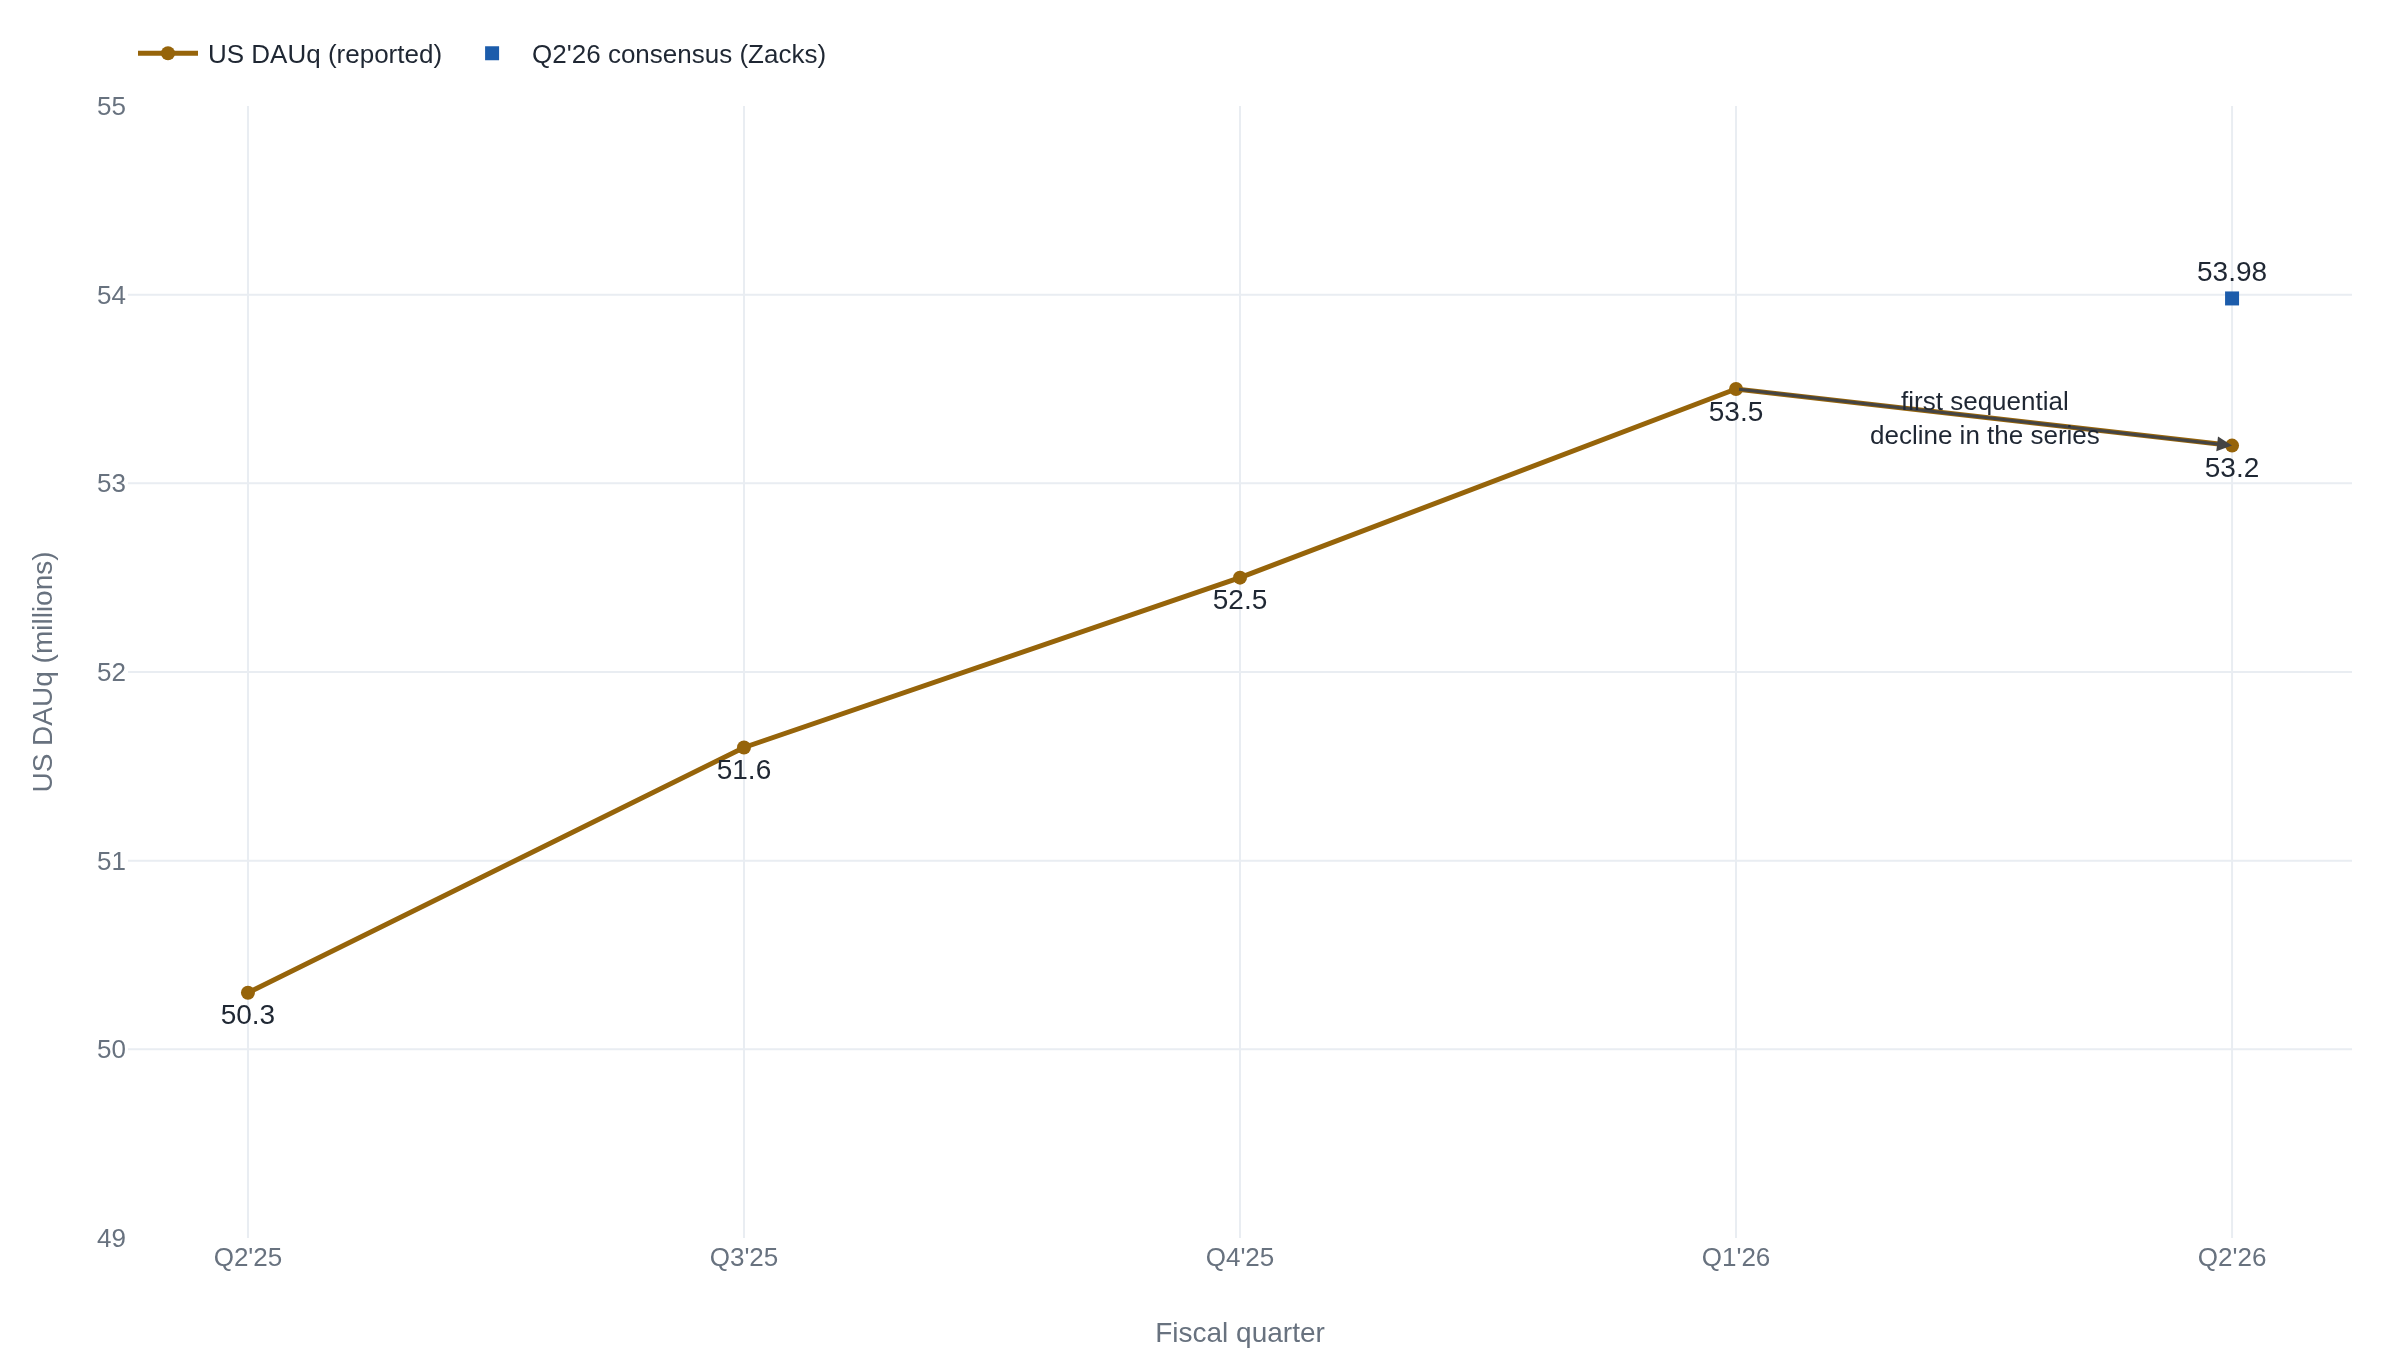

Recreate this plot in Python.
import plotly.graph_objects as go

# US DAUq (daily active uniques, millions), Reddit quarterly press releases.
quarters = ["Q2'25", "Q3'25", "Q4'25", "Q1'26", "Q2'26"]
us_dauq = [50.3, 51.6, 52.5, 53.5, 53.2]

# Zacks US-DAUq consensus for Q2'26 (secondary; the bar the print was measured against).
consensus_q = ["Q2'26"]
consensus_v = [53.98]

fig = go.Figure()
fig.add_trace(
    go.Scatter(
        name="US DAUq (reported)",
        x=quarters,
        y=us_dauq,
        mode="lines+markers+text",
        text=[f"{v:.1f}" for v in us_dauq],
        textposition="bottom center",
    )
)
fig.add_trace(
    go.Scatter(
        name="Q2'26 consensus (Zacks)",
        x=consensus_q,
        y=consensus_v,
        mode="markers+text",
        text=["53.98"],
        textposition="top center",
    )
)

fig.add_annotation(
    x="Q2'26",
    y=53.2,
    ax="Q1'26",
    ay=53.5,
    xref="x",
    yref="y",
    axref="x",
    ayref="y",
    showarrow=True,
    arrowhead=2,
    arrowwidth=1.5,
    text="",
)
fig.add_annotation(
    x=3.5,
    y=53.35,
    xref="x",
    yref="y",
    showarrow=False,
    text="first sequential<br>decline in the series",
    font=dict(size=13),
)

fig.update_layout(
    yaxis_title="US DAUq (millions)",
    xaxis_title="Fiscal quarter",
    legend=dict(orientation="h", yanchor="bottom", y=1.02, xanchor="left", x=0),
)
fig.update_yaxes(range=[49, 55])
